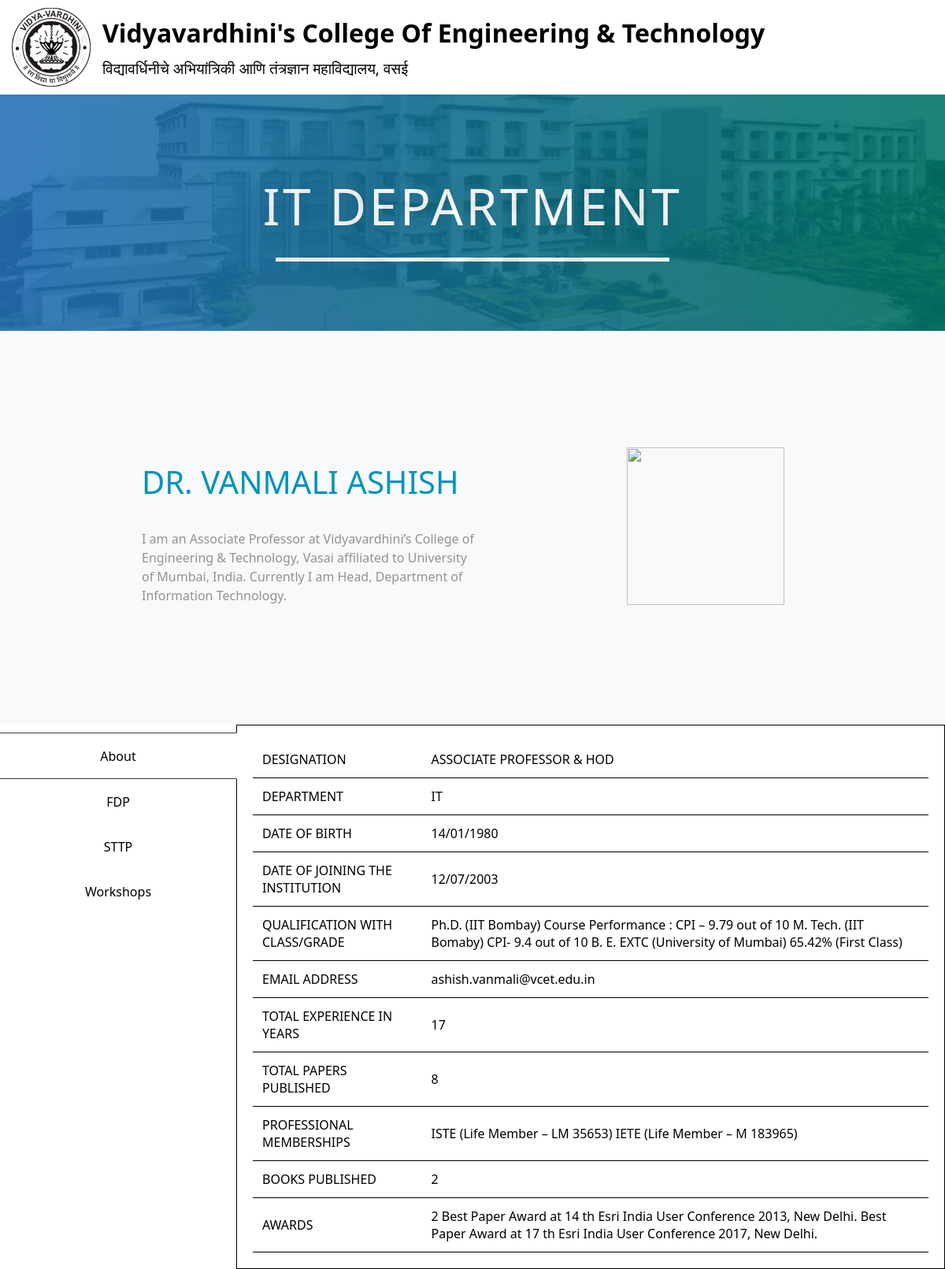
The page /pg2.php?ssn=001 on the database its author committed.
### tables this page shows
CREATE TABLE `staff` (
  `ssn` varchar(10) NOT NULL,
  `S_name` varchar(40) NOT NULL,
  `S_post` text NOT NULL,
  `S_info` longtext NOT NULL,
  `date_of_birth` date NOT NULL,
  `date_of_joining_institute` date NOT NULL,
  `qualification_with_class/grade` text NOT NULL,
  `total_experience_in_years` double NOT NULL,
  `papers_published` int(30) DEFAULT NULL,
  `books_published` int(10) DEFAULT NULL,
  `professional_memberships` text DEFAULT NULL,
  `awards` text DEFAULT NULL,
  `S_email` varchar(30) NOT NULL,
  `dept` varchar(40) NOT NULL,
  `photo` longblob NOT NULL
);

### pg2.php (the view, shortened to what this page needs)
<?php
$guess=$_GET['ssn']??NULL;
$sql = "SELECT * FROM staff WHERE ssn=$guess;";
$conn = mysqli_connect("localhost","root","","col");
if (mysqli_connect_error()){
    echo "can't connect to database";
}
else{
    $result = mysqli_query($conn, $sql);
    while($row = $result->fetch_array()){
        $ssn = $row['ssn'];
        $sname = $row['S_name'];
        $sinfo = $row['S_info'];
        $dept = $row['dept'];
    }
}
?>
<!DOCTYPE html>
<html lang="en">
<head>
    <link rel="stylesheet" type="text/css" href="css/style.css">
</head>
<body>
    <header>
        <nav id="header">
            <div class="header_logo">
              <a href="https://www.vcet.edu.in/" class="pull-left">
                <div id="logo-img"></div>
              </a>
            </div>
              <div class="header_name">
                <a href="https://www.vcet.edu.in/"><h1>Vidyavardhini's College Of Engineering & Technology</h1></a>
                <p>विद्यावर्धिनीचे अभियांत्रिकी आणि तंत्रज्ञान महाविद्यालय, वसई</p>
              </div>
        </nav>
      </header>
    <div class="img">
        <div class="overlay">
            <div class="heading">
                <div class="res"><h2><?php echo $dept; ?> Department</h2></div>
                <div class="break"></div>
                <span id="line"></span>
            </div>
        </div>
    </div>
    <div class="staff">
        <div id="info_parent">
            <div id="staffinfo">
                <div id="staffname">
                    <h3><?php echo $sname; ?></h3>
                </div>
            <div id="staffdes"><?php echo $sinfo; ?> </div>
        </div>
            <div id="staffpic">
                <div><?php
                    echo '<img src="showimg.php?ssn='.$ssn.'" width="200" height="200">';
                    ?>
                </div>
            </div>
        </div>
    </div>
    <div class="activity_info">
        <div id="col1">
            <ul class="list-hover-slide">
                <li data-tab-target="#about" class="btn active"><a>About</a></li>
                <li data-tab-target="#fdp" class="btn"><a>FDP</a></li>
                <li data-tab-target="#sttp" class="btn" ><a>STTP</a></li>
                <li data-tab-target="#workshop" class="btn" ><a>Workshops</a></li>
              </ul>
        </div>
        <div id="col2" >
            <div id="data">
            <?php include("data.php"); ?>
            </div>
        </div>
    </div>
</body>
</html>

### data.php (shortened to what this page needs)
<table id="about" class="info show">
  <?php
  $sql2 = "SELECT *,DATE_FORMAT(date_of_birth,'%d/%m/%Y') AS dob, DATE_FORMAT(date_of_joining_institute,'%d/%m/%Y') AS doji FROM `staff` WHERE ssn=$ssn;";
  $table = mysqli_query($conn, $sql2);
  while($row = $table->fetch_array()){
    $designation = $row['S_post'];
    $department = $row['dept'];
    $dob = $row['dob'];
    $doji = $row['doji'];
    $qualification = $row['qualification_with_class/grade'];
    $email = $row['S_email'];
    $experience = $row['total_experience_in_years'];
    $paper_published = $row['papers_published'];
    $memberships = $row['professional_memberships'];
    $books = $row['books_published'];
    $awards = $row['awards'];
    echo '<tr class="about_tr"><th class="about_th">designation</th><td class="about_td">'.$designation.'</td></tr>';
    echo '<tr class="about_tr"><th class="about_th">department</th><td class="about_td">'.$department.'</td></tr>';
    echo '<tr class="about_tr"><th class="about_th">date of birth</th><td class="about_td">'.$dob.'</td></tr>';
    echo '<tr class="about_tr"><th class="about_th">date of joining the institution</th><td class="about_td">'.$doji.'</td></tr>';
    echo '<tr class="about_tr"><th class="about_th">qualification with class/grade</th><td class="about_td">'.$qualification.'</td></tr>';
    echo '<tr class="about_tr"><th class="about_th">email address</th><td class="about_td">'.$email.'</td></tr>';
    echo '<tr class="about_tr"><th class="about_th">total experience in years</th><td class="about_td">'.$experience.'</td></tr>';
    if($paper_published){
      echo '<tr class="about_tr"><th class="about_th">total papers published</th><td class="about_td">'.$paper_published.'</td></tr>';
    }
    if($memberships){
      echo '<tr class="about_tr"><th class="about_th">professional memberships</th><td class="about_td">'.$memberships.'</td></tr>';
    }
    if($books){
      echo '<tr class="about_tr"><th class="about_th">books published</th><td class="about_td">'.$books.'</td></tr>';
    }
    if($awards){
      echo '<tr class="about_tr"><th class="about_th">awards</th><td class="about_td">'.$awards.'</td></tr>';
    }
  }
?>
</table>

### css/style.css (style rules this page uses)
* { box-sizing: border-box; font-family: "Segoe UI", "Open Sans", sans-serif, serif; }
#header { display: flex; }
#logo-img { background: url('../images/clg_logo.png'); background-repeat: no-repeat; background-size: 100px 100px; width: 100px; height: 100px; margin: 10px 15px 10px 15px; }
.header_name { padding-top: 20px; }
.header_name h1 { color: black; font-size: 2em; font-weight: bold; margin-top: 0; margin-bottom: 0; }
.header_name p { color: black; font-size: 1.2em; margin-top: 0; padding-top: 10px; }
.header_name a, .header_name a:focus { text-decoration: none; }
h2 { margin: auto; color: #ffffff; font-size: 4em; font-weight: 400; text-transform: uppercase; font-style: normal; line-height: 1.7em; letter-spacing: 3.6px; text-shadow: 0px 0px 48px rgba(0,0,0,0.3); }
body { margin: 0; padding: 0; }
.img { background-image: url("../images/clg_pic.jpg.jpg"); background-position: center center; background-size: cover; height: 300px; width: 100%; }
.overlay { background-color: transparent; background-image: linear-gradient(90deg, #2470b7 0%, #007367 100%); opacity: 0.89; transition: background 0.3s, border-radius 0.3s, opacity 0.3s; height: 100%; width: 100%; }
.heading { height: 100%; width: 100%; display: flex; flex-wrap: wrap; align-content: center; }
#line { border-top: 5px solid white; width: 60%; margin: auto; animation-duration: 1s; animation-name: zoom; }
.break { flex-basis: 100%; height: 10px; }
.res { text-align: center; margin: auto; animation-duration: 1s; animation-name: zoom; }
.staff { background-color: rgb(241 243 245 / 0.5); }
#info_parent { display: flex; align-items: center; min-height: 500px; margin: 0 auto; max-width: 1000px; }
#staffinfo { width: 70%; padding: 5em; }
#staffname h3 { color: #0093bc; font-size: 40px; font-weight: 400; text-transform: uppercase; padding: 0; line-height: 1; }
#staffdes { margin-bottom: 20px; color: #929292; font-size: 16px; line-height: 1.5; }
#staffpic { width: 50%; text-align: center; padding: 40px 20px; }
.activity_info { display: flex; align-items: stretch; min-height: 300px; width: 100%; }
#col1 { width: 25%; height: 100%; }
#col2 { width: 75%; border:1px solid black; padding: 20px; min-height: 500px; }
#data { height: 100%; width: 100%; }
ul { list-style: none; padding: 0; margin-top: 10px; }
li a { padding: 1.1em 0; color: black; text-align: center; text-decoration: none; }
.list-hover-slide li { position: relative; overflow: hidden; }
.list-hover-slide a { display: block; position: relative; transition: 0.35s ease color; }
.list-hover-slide a:before { content: ""; display: block; position: absolute; z-index: -1; left: -100%; top: 0; width: 100%; height: 100%; background: rgba(72, 174, 229, 0.7); transition: 0.35s ease left; }
.active a { color: black !important; }
.active { content: ""; display: block; position: absolute; left: 0; top: 0; width: 100%; height: 100%; border-right: solid 1px #fff; border-bottom: solid 1px #3C3735; border-top: solid 1px #3C3735; box-sizing: content-box; background: #fff; transition: 0.35s ease left; }
@media (min-width: 768px) { #line { width: 500px; } }

### data.php (style rules this page uses)
.info { font-family: "Trebuchet MS", Arial, Helvetica, sans-serif; border-collapse: collapse; width: 100%; display: none; }
.info.show { display: table; }
.about_tr { border-bottom: 1px solid black; }
.about_th, .about_td { padding: 12px; }
.about_th { width: 25%; text-transform: uppercase; text-align: left; font-weight: normal; }

### rows shown on the page
staff: dept "IT", S_name "DR. VANMALI ASHISH", S_info "I am an Associate Professor at Vidyavardhini’s College of Engineering & Technology, Vasai affiliated to University of Mumbai, India. Currently I am Head, Department of Information Technology.", S_post "ASSOCIATE PROFESSOR & HOD", dob "14/01/1980", doji "12/07/2003", value "Ph.D. (IIT Bombay) Course Performance : CPI – 9.79 out of 10 M. Tech. (IIT Bomaby) CPI- 9.4 out of 10 B. E. EXTC (University of Mumbai) 65.42% (First Class)", S_email "ashish.vanmali@vcet.edu.in", total_experience_in_years "17", papers_published "8", professional_memberships "ISTE (Life Member – LM 35653) IETE (Life Member – M 183965)", books_published "2", awards "2 Best Paper Award at 14 th Esri India User Conference 2013, New Delhi. Best Paper Award at 17 th Esri India User Conference 2017, New Delhi."
